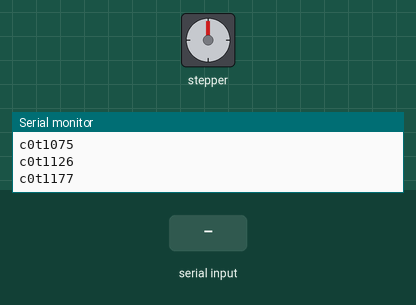
The sketch below on a simulated Arduino Uno, built with avr-gcc and run on an emulated ATmega328P. On the bench: stepper motor, the last lines printed to the serial monitor. Wiring (inferred from the names in the program): stepper motor driver (200 steps per turn assumed): step pin 11; direction pin 10. The test bench sets the inputs (shaded band).

Above: at 1.2 s.
1.3 s: "<90,45>" received over Serial
At 2.5 s:
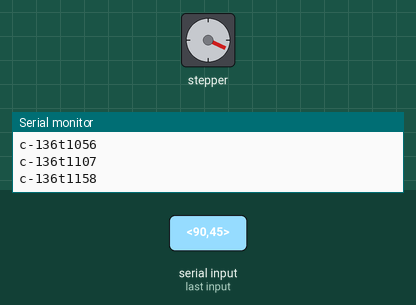
3.2 s: "<30,150>" received over Serial
At 3.5 s:
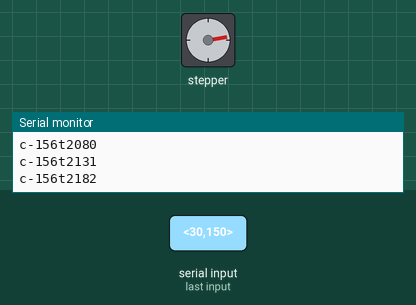
4.7 s: "<5>" received over Serial
At 5.8 s:
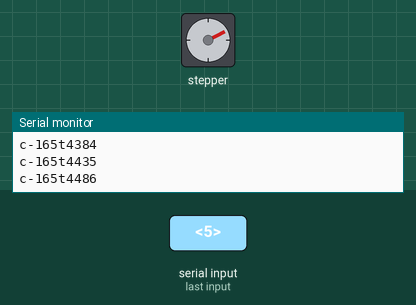
Timing chart, 0 to 7.7 s (numbered marks = the images above; inputs shaded):
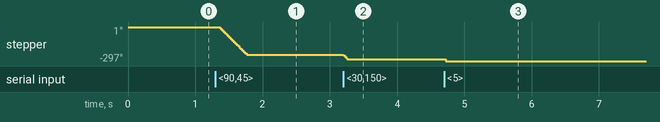

Measured:
- after the input at 1.3 s, stepper: turns 244° counter-clockwise in 0.41 s, starting after 0.05 s
- after the input at 3.2 s, stepper: turns 36° counter-clockwise, starting at once
- after the input at 4.7 s, stepper: goes -282° 0.02 s, then -297°, starting at once

The sketch:

_test-movemet.ino
```cpp
// 1. Stepper Motor variables
int dir_pin = 10;
int step_pin = 11;

int target_position;
int steps;
int current_steps;
int current_position=0;

#define SPEED_TIME 1000 // this is in microsends, between steps
#define SLOW_MOTOR_PERIOD 2 // this is miliseconds
#define FAST_MOTOR_PERIOD 5

String read_string, distance_string, id_string;

boolean reached_target = false;
boolean new_order = false;
boolean is_moving = false;
boolean is_distance_up = false;
boolean forward_movement;

// 2. Time-distance reporter variables
#define PERIOD 10  // Period in ms
unsigned long start_time;
unsigned long current_time;
unsigned long last_ms;
int i = 0;
long int matlab_last_ms;
char start_marker = '<';
char end_marker = '>';
char time_marker = 't';
char counter_marker = 'c';
boolean send_data = false;
int data_number = 0;
#define MATLAB_PERIOD 50

// 3. Trigger variables
int trigger_pin = 3;
boolean is_triggered=false;

// 5. Matlab communication variables
const byte num_chars = 32;
char received_chars[num_chars];  // an array to store the received data
char received_chars_1[num_chars];
char temp_chars[num_chars];  // temporary array for use when parsing
boolean new_data = false;

char message_from_PC[num_chars] = { 0 };
int stimulus_number;
int counter_goal;

void setup() {

  Serial.begin(115200);

  last_ms = millis();
  current_position = 0;
  is_triggered = false;
  matlab_last_ms = millis();

  pinMode(dir_pin, OUTPUT);
  pinMode(step_pin, OUTPUT);
  digitalWrite(dir_pin, LOW);

  Serial.print("<Arduino is ready>");
  Serial.print('\n');

  start_time = millis();
}

void loop() {

  readMatlab();

  // Report time and position
  current_time = millis();
    if (current_time-matlab_last_ms > MATLAB_PERIOD){
      reportCounter();
      matlab_last_ms = millis();
    }

  if (new_order == true) {

    if (is_triggered == false){
      start_time = millis();
      is_triggered = true;
    }

    if (is_moving == false && millis()>(start_time + 50)) {

      int delta_position = target_position - current_position;

      if (delta_position < 0) {
        forward_movement = false;
        digitalWrite(dir_pin, LOW);
      }
      else if (delta_position >= 0) {
        forward_movement = true;
        digitalWrite(dir_pin, HIGH);
      }

      is_moving = true;
    }

    if (current_position != target_position && is_moving == true){

      if (millis()-last_ms > SLOW_MOTOR_PERIOD) {
        moveSteps(1);

        last_ms = millis();

        if (forward_movement == true){
          current_position += 1;
        }
        else if (forward_movement == false){
          current_position -= 1;
        }
      }
    }

    else if (current_position == target_position){
      is_moving = false;
      new_order = false;
      Serial.print("<Movement Done>");
      Serial.print('\n');
    }

  }
}
```

moveSteps.ino
```cpp
void moveSteps(int num_steps){

  for (int i = 0; i < num_steps ; i++) {
  digitalWrite(step_pin, HIGH);
  // delayMicroseconds(SPEED_TIME);
  digitalWrite(step_pin, LOW);
  // delayMicroseconds(SPEED_TIME);
  }

}
```

readMatlab.ino
```cpp
void readMatlab() {

  receiveFromMatlab();

    if (new_data == true) {

      target_position = atoi(received_chars_1);
      target_position = int((target_position-500) / 3);

      // id_string = readString.substring(0, 1);   //get the first four characters
      // pos_string = readString.substring(1, 5);  //get the next four characters

      new_data = false;
      new_order = true;

    }
}
```

receiveFromMatlab.ino
```cpp
void receiveFromMatlab() {
  static boolean recv_in_progress = false;
  static byte ndx = 0;
  char start_marker = '<';
  char end_marker = '>';
  char rc;

  while (Serial.available() > 0 && new_data == false) {
    rc = Serial.read();

    if (recv_in_progress == true) {
      if (rc != end_marker) {
        received_chars_1[ndx] = rc;
        ndx++;
        if (ndx >= num_chars) {
          ndx = num_chars - 1;
        }
      } else {
        received_chars_1[ndx] = '\0';  // terminate the string
        recv_in_progress = false;
        ndx = 0;
        new_data = true;
      }
    }

    else if (rc == start_marker) {
      recv_in_progress = true;
    }

    else {
      while (Serial.available() > 0) {
        Serial.read();
      }
    }
  }
}
```

reportCounter.ino
```cpp
void reportCounter() {
  Serial.print(counter_marker);
  Serial.print(current_position);
  Serial.print(time_marker);
  int long now_time = millis()-start_time;
  Serial.print(now_time);
  Serial.print('\n');
}
```

reportTime.ino
```cpp
void reportTime() {
  Serial.print(time_marker);
  int long now_time = millis()-start_time;
  // Serial.print(now_time/1000);
  // Serial.print('.');
  // Serial.print(now_time%1000);
  Serial.print(now_time);
  Serial.print('\n');
}
```
